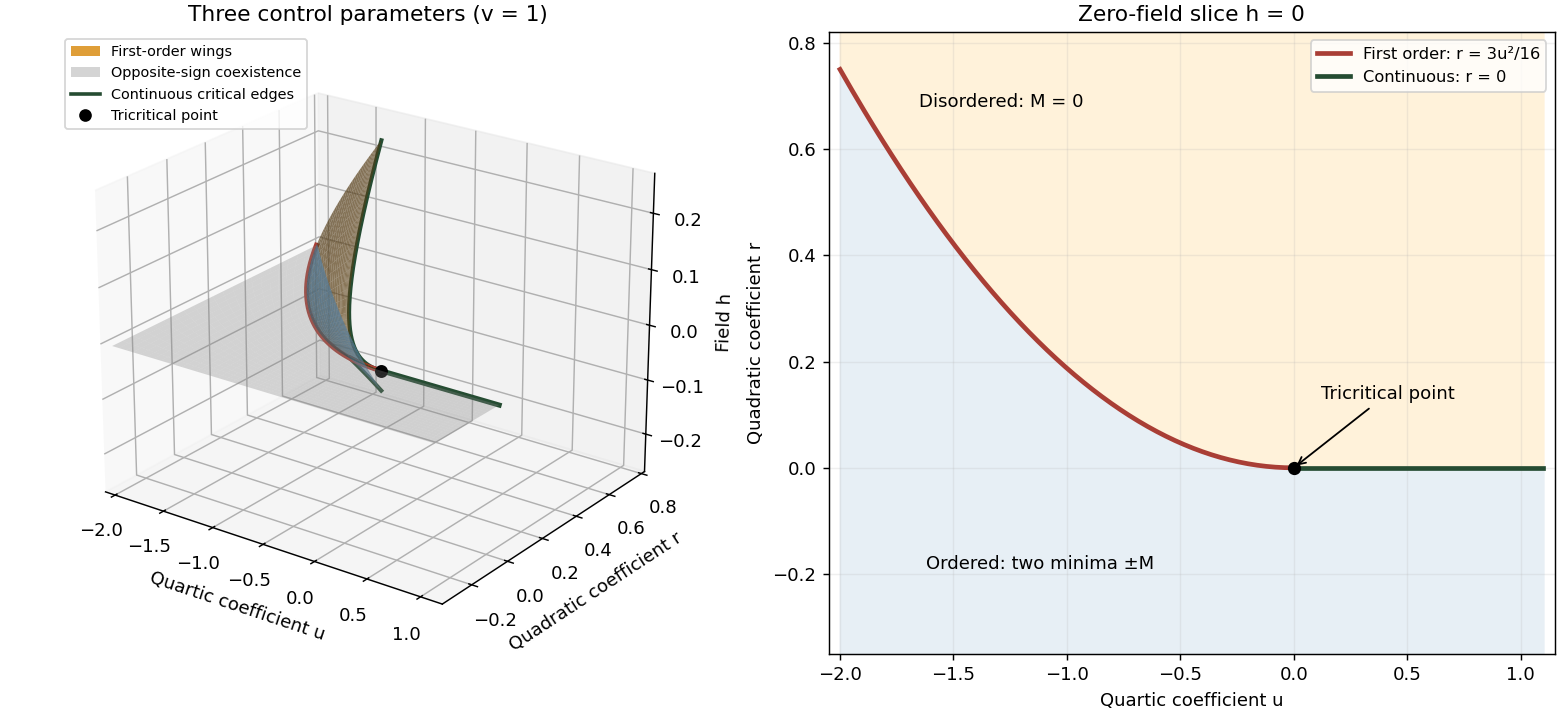

This chart was generated by the following Python code:
"""Sextic Landau phase diagram; Python 3.14, NumPy 2.3.5, Matplotlib 3.10.7.

Writes paper-43-tricritical.png to the caller's current directory.
MPLCONFIGDIR is deliberately left under the caller's control.
"""
import matplotlib
matplotlib.use('Agg')
import matplotlib.pyplot as plt
import numpy as np
from matplotlib.lines import Line2D
from matplotlib.patches import Patch

fig = plt.figure(figsize=(12, 5.5), facecolor='white', layout='constrained')
ax = fig.add_subplot(121, projection='3d')
s, t = np.meshgrid(np.linspace(0, 1.23, 45), np.linspace(0, 0.5, 30))
p = t * (1-t) * s**2
u = (2/3) * (-2*s**2 + 3*p)
r = (s**4 - s**2*p + 3*p**2) / 3
h = s**3 * p / 3
for sign, color in [(1, '#df9e38'), (-1, '#71a9d5')]:
    ax.plot_surface(u, r, sign*h, color=color, alpha=0.7, linewidth=0, antialiased=True)
    ax.plot(u[-1], r[-1], sign*h[-1], color='#254c32', linewidth=2.3)
ug, frac = np.meshgrid(np.linspace(-2, 1.1, 45), np.linspace(0, 1, 22))
coex = np.where(ug < 0, 3*ug**2/16, 0)
rg = -0.35 + frac * (coex + 0.35)
ax.plot_surface(ug, rg, np.zeros_like(rg), color='#ababab', alpha=0.32, linewidth=0)
uneg = np.linspace(-2, 0, 150)
ax.plot(uneg, 3*uneg**2/16, 0*uneg, color='#a93e35', linewidth=2.8)
uplus = np.linspace(0, 1.1, 80)
ax.plot(uplus, 0*uplus, 0*uplus, color='#254c32', linewidth=2.8)
ax.scatter([0], [0], [0], color='black', s=38, depthshade=False)
ax.set(xlabel='Quartic coefficient u', ylabel='Quadratic coefficient r', zlabel='Field h',
       title='Three control parameters (v = 1)', xlim=(-2.1, 1.2), ylim=(-0.36, 0.82), zlim=(-0.27, 0.27))
ax.view_init(elev=23, azim=-54)
ax.set_box_aspect((1.15, 1, 0.9))
ax.legend(handles=[Patch(facecolor='#df9e38', label='First-order wings'),
                   Patch(facecolor='#ababab', alpha=.5, label='Opposite-sign coexistence'),
                   Line2D([], [], color='#254c32', lw=2, label='Continuous critical edges'),
                   Line2D([], [], color='black', marker='o', linestyle='', label='Tricritical point')],
          loc='upper left', fontsize=8)
ax2 = fig.add_subplot(122)
ux = np.linspace(-2, 1.1, 301)
bound = np.where(ux < 0, 3*ux**2/16, 0)
ax2.fill_between(ux, -.35, bound, color='#e7eff5')
ax2.fill_between(ux, bound, .82, color='#fff2da')
ax2.plot(uneg, 3*uneg**2/16, color='#a93e35', lw=2.6, label='First order: r = 3u²/16')
ax2.plot(uplus, 0*uplus, color='#254c32', lw=2.6, label='Continuous: r = 0')
ax2.scatter([0], [0], color='black', s=40, zorder=5)
ax2.annotate('Tricritical point', (0, 0), (.12, .13), arrowprops={'arrowstyle':'->'}, fontsize=10)
ax2.text(-1.65, .68, 'Disordered: M = 0', fontsize=10)
ax2.text(-1.62, -.19, 'Ordered: two minima ±M', fontsize=10)
ax2.set(xlabel='Quartic coefficient u', ylabel='Quadratic coefficient r', title='Zero-field slice h = 0',
        xlim=(-2.05, 1.15), ylim=(-.35, .82))
ax2.legend(loc='upper right', fontsize=9)
ax2.grid(alpha=.2)
fig.savefig('paper-43-tricritical.png', dpi=130, facecolor='white', transparent=False)
plt.close(fig)
